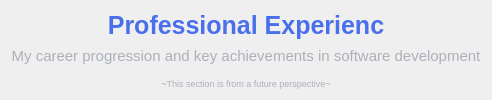
                         <widget class="QWidget" name="widget_23" native="true">
                          <layout class="QVBoxLayout" name="verticalLayout_24">
                           <item>
                            <widget class="QLabel" name="label_42">
                             <property name="font">
                              <font>
                               <pointsize>19</pointsize>
                              </font>
                             </property>
                             <property name="styleSheet">
                              <string notr="true">color: #4A6FEC;</string>
                             </property>
                             <property name="text">
                              <string>&lt;html&gt;&lt;head/&gt;&lt;body&gt;&lt;p&gt;&lt;span style=" font-weight:700;"&gt;Professional Experienc&lt;/span&gt;&lt;/p&gt;&lt;/body&gt;&lt;/html&gt;</string>
                             </property>
                             <property name="alignment">
                              <set>Qt::AlignmentFlag::AlignCenter</set>
                             </property>
                            </widget>
                           </item>
                           <item>
                            <widget class="QLabel" name="label_43">
                             <property name="font">
                              <font>
                               <pointsize>11</pointsize>
                              </font>
                             </property>
                             <property name="styleSheet">
                              <string notr="true">color: rgb(172, 176, 185);</string>
                             </property>
                             <property name="text">
                              <string>My career progression and key achievements in software development</string>
                             </property>
                             <property name="alignment">
                              <set>Qt::AlignmentFlag::AlignCenter</set>
                             </property>
                            </widget>
                           </item>
                           <item alignment="Qt::AlignmentFlag::AlignTop">
                            <widget class="QLabel" name="label_44">
                             <property name="font">
                              <font>
                               <pointsize>11</pointsize>
                              </font>
                             </property>
                             <property name="styleSheet">
                              <string notr="true">color: rgb(172, 176, 185);</string>
                             </property>
                             <property name="text">
                              <string>&lt;html&gt;&lt;head/&gt;&lt;body&gt;&lt;p&gt;&lt;span style=" vertical-align:sub;"&gt;~This section is from a future perspective~&lt;/span&gt;&lt;/p&gt;&lt;/body&gt;&lt;/html&gt;</string>
                             </property>
                             <property name="alignment">
                              <set>Qt::AlignmentFlag::AlignCenter</set>
                             </property>
                            </widget>
                           </item>
                          </layout>
                         </widget>
